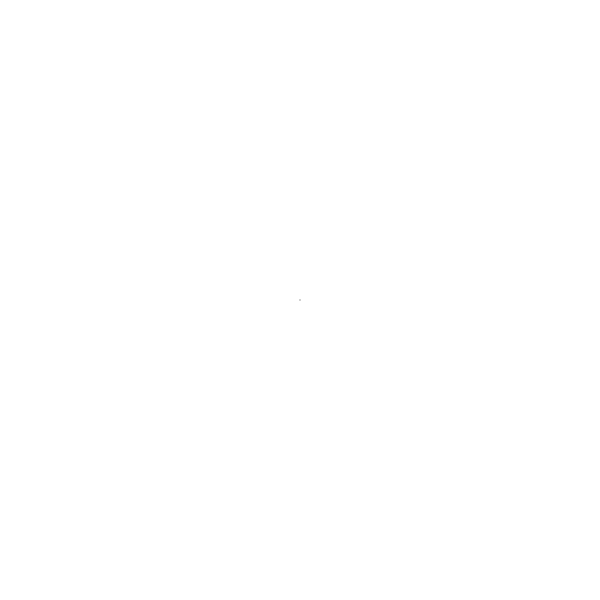
Frame 1 (no input)
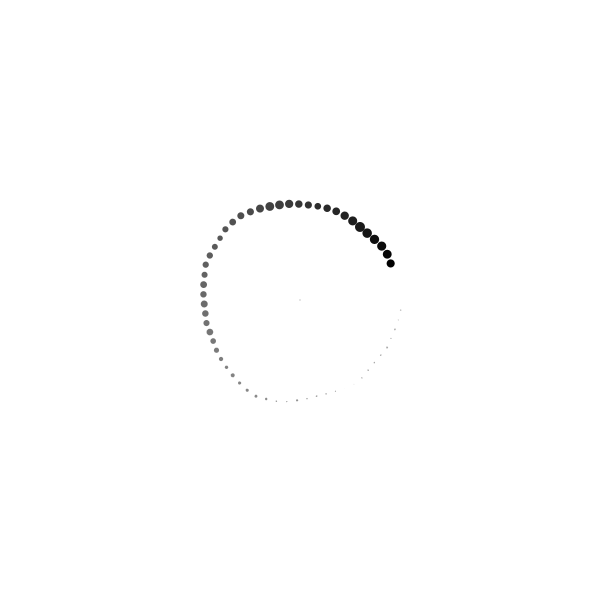
Frame 60 (the mouse pressed at the canvas centre just before this capture)
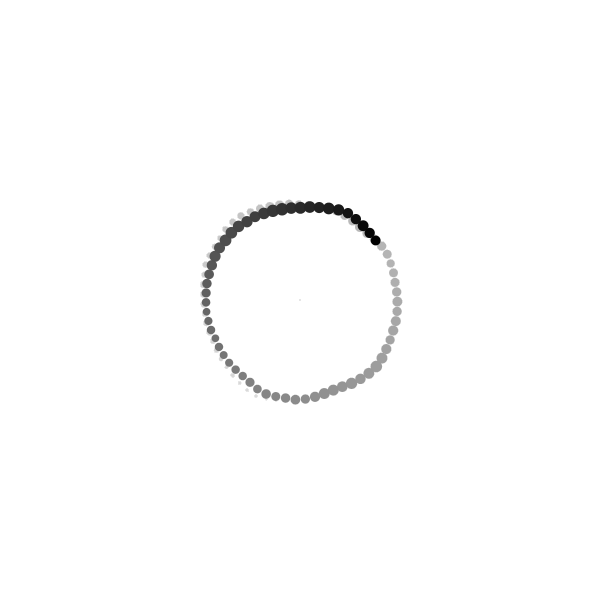
Frame 120 (the mouse held since frame 60 and released just before this capture)

The Processing sketch that drew these frames (run headless with seeded random() and noise(); from frame 60 on, the mouse is pressed at the canvas centre):

// Processing sketch: sketch_322
// ── sketch_322.pde
float cx, cy; //<>//
float posx, posy;
float r;
float angle;
float s;

void setup() {
  size(600, 600);
  //pixelDensity(2);
  background(255);

  cx = 0;
  cy = 0;
  r = 0;
  angle = 0;
  s = 1;
}

void draw() {
  //background(255);
  fill(255, 5);
  noStroke();
  rect(0, 0, width, height);

  fill(0);
  pushMatrix();
  translate(width/2, height/2);

  posy = r * sin(angle);
  posx = r * cos(angle);
  ellipse(posx, posy, s, s);
  angle += 0.1;

  //if (r <= -400 || r >= 400) {
  r = map(noise(angle), 0, 1, -10, 10) + 100;
  println(r);

  if (s <= 10) {
    s += random(-1, 1);
  } else {
    s -= random(7);
  }

  popMatrix();
}
